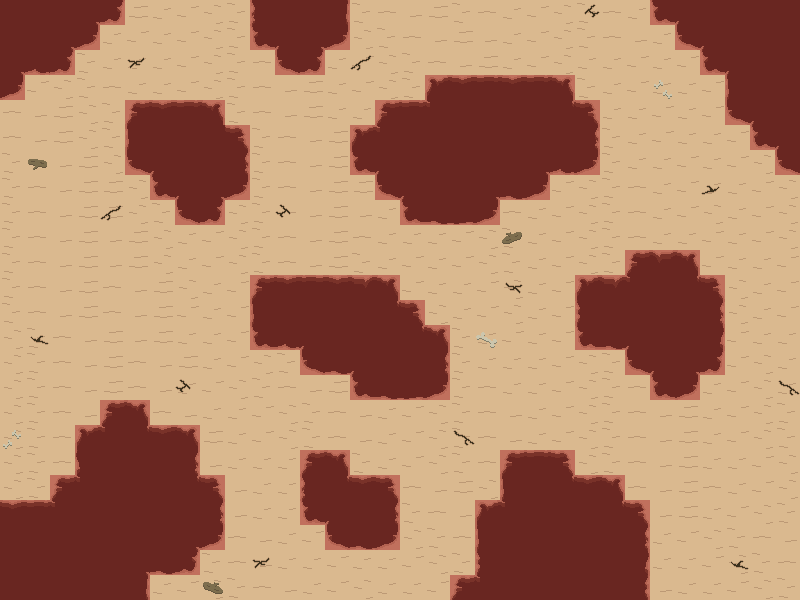

The image is a tile-based game level rendered from a .tmx file. Its description and complete source (layers, tilesets, objects, tile grids) follow:
An orthogonal 32x24 tile map with 25x25 px tiles, 3 tile layers (desertLayer, decorLayer, collisionLayer), 3 tilesets and 2 objects (2x tut).

<map version="1.5" tiledversion="1.6.0" orientation="orthogonal" renderorder="right-down" width="32" height="24" tilewidth="25" tileheight="25" infinite="0" nextlayerid="5" nextobjectid="3">
 <tileset firstgid="1" name="tm_collision" tilewidth="25" tileheight="25" tilecount="1" columns="1">
  <image source="tm_collision.png" width="25" height="25" />
 </tileset>
 <tileset firstgid="2" name="ts_decor" tilewidth="25" tileheight="25" tilecount="16" columns="4">
  <image source="ts_decor.png" width="100" height="100" />
 </tileset>
 <tileset firstgid="18" name="ts_desert" tilewidth="25" tileheight="25" tilecount="48" columns="8">
  <image source="ts_desert.png" width="200" height="150" />
 </tileset>
 <layer id="1" name="desertLayer" width="32" height="24">
  <data encoding="csv">
44,44,44,47,2147483707,24,18,19,20,21,2147483693,44,44,2147483691,21,22,23,24,21,22,18,19,20,21,22,18,59,46,44,44,44,44,
44,44,47,61,18,19,18,19,20,21,59,46,47,61,20,21,22,23,24,23,18,19,20,21,22,23,18,2147483709,46,44,44,44,
47,60,2147483707,21,18,18,18,19,20,21,22,2147483709,2147483707,18,19,20,21,22,23,24,18,19,20,18,18,19,18,19,59,46,44,44,
61,19,20,21,22,18,18,19,20,21,22,23,24,18,19,20,21,2147483685,30,31,30,31,37,21,18,19,18,18,19,43,44,44,
22,23,24,20,21,35,30,31,37,21,22,23,24,18,18,35,31,38,44,44,44,44,39,2147483683,18,18,19,18,19,2147483709,46,44,
22,23,24,20,21,43,44,44,44,2147483683,21,22,23,24,2147483685,38,44,44,44,44,44,44,44,45,21,18,19,18,18,19,59,46,
21,22,23,24,20,2147483709,46,44,44,45,21,22,23,24,59,46,44,44,44,44,44,47,60,61,21,18,18,19,18,19,20,2147483709,
21,22,23,24,24,20,59,46,47,61,21,22,23,24,24,2147483709,46,44,44,47,32,61,19,20,21,22,18,19,18,18,19,20,
21,22,23,24,24,20,21,2147483709,2147483707,20,21,22,23,24,23,18,59,32,33,61,22,18,19,20,21,22,18,19,20,18,19,20,
21,22,23,24,23,24,20,18,19,20,21,22,23,24,22,18,18,18,19,20,21,18,19,20,21,22,18,18,19,18,19,20,
21,22,23,24,23,24,20,18,19,20,21,22,23,24,21,18,19,18,19,20,21,18,19,20,21,35,2147483684,37,19,18,18,19,
21,22,23,24,22,23,24,20,18,19,35,30,2147483679,2147483678,36,37,19,18,18,19,20,18,19,2147483685,36,38,44,39,2147483683,20,18,19,
21,22,23,24,22,23,24,19,18,19,43,44,44,44,44,39,2147483683,20,18,19,20,18,19,51,44,44,44,44,45,20,18,19,
20,21,22,23,24,23,24,18,18,19,59,60,46,44,44,44,39,37,21,18,19,18,19,59,32,46,44,44,53,19,18,18,
20,21,22,23,24,22,23,24,18,19,20,21,2147483709,32,46,44,44,45,21,18,18,18,19,20,21,2147483709,46,47,2147483707,19,20,18,
20,21,22,23,24,22,23,18,19,20,21,22,23,24,59,32,33,61,21,22,18,18,19,20,21,22,59,61,18,19,20,18,
20,21,22,23,35,37,22,23,18,18,19,20,21,22,23,18,19,20,21,22,23,18,19,20,21,22,23,24,18,19,20,21,
20,21,22,2147483685,38,39,30,37,24,18,19,20,21,22,23,18,19,20,21,22,23,18,19,20,21,22,23,24,18,19,20,21,
20,21,22,2147483701,44,44,44,45,23,18,18,18,35,37,21,18,19,20,21,22,35,31,2147483683,20,21,22,23,24,18,18,19,20,
20,21,35,38,44,44,44,39,2147483683,23,18,18,2147483693,39,30,2147483683,22,23,24,20,43,44,39,30,37,22,23,24,22,18,19,20,
30,31,38,44,44,44,44,44,45,23,18,18,59,46,44,45,21,22,23,2147483685,38,44,44,44,39,2147483683,23,24,18,19,20,21,
44,44,44,44,44,44,44,47,61,22,23,18,19,2147483709,32,61,20,21,22,43,44,44,44,44,44,45,18,19,20,21,22,23,
44,44,44,44,44,47,32,2147483707,21,22,23,18,18,19,18,18,19,20,21,51,44,44,44,44,44,53,18,18,19,20,21,22,
44,44,44,44,44,2147483691,18,19,20,21,22,23,18,19,20,18,18,19,35,38,44,44,44,44,44,2147483699,23,18,18,19,20,21
</data>
 </layer>
 <layer id="2" name="decorLayer" width="32" height="24">
  <data encoding="csv">
0,0,0,0,0,0,0,0,0,0,0,0,0,0,0,0,0,0,0,0,0,0,0,5,0,0,0,0,0,0,0,0,
0,0,0,0,0,0,0,0,0,0,0,0,0,0,0,0,0,0,0,0,0,0,0,0,0,0,0,0,0,0,0,0,
0,0,0,0,0,2147483651,0,0,0,0,0,0,0,0,2147483652,0,0,0,0,0,0,0,0,0,0,0,0,0,0,0,0,0,
0,0,0,0,0,0,0,0,0,0,0,0,0,0,0,0,0,0,0,0,0,0,0,0,0,0,13,0,0,0,0,0,
0,0,0,0,0,0,0,0,0,0,0,0,0,0,0,0,0,0,0,0,0,0,0,0,0,0,0,0,0,0,0,0,
0,0,0,0,0,0,0,0,0,0,0,0,0,0,0,0,0,0,0,0,0,0,0,0,0,0,0,0,0,0,0,0,
0,7,0,0,0,0,0,0,0,0,0,0,0,0,0,0,0,0,0,0,0,0,0,0,0,0,0,0,0,0,0,0,
0,0,0,0,0,0,0,0,0,0,0,0,0,0,0,0,0,0,0,0,0,0,0,0,0,0,0,0,2147483650,0,0,0,
0,0,0,0,2147483652,0,0,0,0,0,0,2147483653,0,0,0,0,0,0,0,0,0,0,0,0,0,0,0,0,0,0,0,0,
0,0,0,0,0,0,0,0,0,0,0,0,0,0,0,0,0,0,0,0,8,0,0,0,0,0,0,0,0,0,0,0,
0,0,0,0,0,0,0,0,0,0,0,0,0,0,0,0,0,0,0,0,0,0,0,0,0,0,0,0,0,0,0,0,
0,0,0,0,0,0,0,0,0,0,0,0,0,0,0,0,0,0,0,0,3,0,0,0,0,0,0,0,0,0,0,0,
0,0,0,0,0,0,0,0,0,0,0,0,0,0,0,0,0,0,0,0,0,0,0,0,0,0,0,0,0,0,0,0,
0,2,0,0,0,0,0,0,0,0,0,0,0,0,0,0,0,0,0,12,0,0,0,0,0,0,0,0,0,0,0,0,
0,0,0,0,0,0,0,0,0,0,0,0,0,0,0,0,0,0,0,0,0,0,0,0,0,0,0,0,0,0,0,0,
0,0,0,0,0,0,0,2147483653,0,0,0,0,0,0,0,0,0,0,0,0,0,0,0,0,0,0,0,0,0,0,0,4,
0,0,0,0,0,0,0,0,0,0,0,0,0,0,0,0,0,0,0,0,0,0,0,0,0,0,0,0,0,0,0,0,
2147483661,0,0,0,0,0,0,0,0,0,0,0,0,0,0,0,0,0,4,0,0,0,0,0,0,0,0,0,0,0,0,0,
0,0,0,0,0,0,0,0,0,0,0,0,0,0,0,0,0,0,0,0,0,0,0,0,0,0,0,0,0,0,0,0,
0,0,0,0,0,0,0,0,0,0,0,0,0,0,0,0,0,0,0,0,0,0,0,0,0,0,0,0,0,0,0,0,
0,0,0,0,0,0,0,0,0,0,0,0,0,0,0,0,0,0,0,0,0,0,0,0,0,0,0,0,0,0,0,0,
0,0,0,0,0,0,0,0,0,0,0,0,0,0,0,0,0,0,0,0,0,0,0,0,0,0,0,0,0,0,0,0,
0,0,0,0,0,0,0,0,0,0,2147483651,0,0,0,0,0,0,0,0,0,0,0,0,0,0,0,0,0,0,2,0,0,
0,0,0,0,0,0,0,0,2147483656,0,0,0,0,0,0,0,0,0,0,0,0,0,0,0,0,0,0,0,0,0,0,0
</data>
 </layer>
 <layer id="3" name="collisionLayer" width="32" height="24">
  <data encoding="csv">
1,1,1,1,1,0,0,0,0,0,1,1,1,1,0,0,0,0,0,0,0,0,0,0,0,0,1,1,1,1,1,1,
1,1,1,1,0,0,0,0,0,0,1,1,1,1,0,0,0,0,0,0,0,0,0,0,0,0,0,1,1,1,1,1,
1,1,1,0,0,0,0,0,0,0,0,1,1,0,0,0,0,0,0,0,0,0,0,0,0,0,0,0,1,1,1,1,
1,0,0,0,0,0,0,0,0,0,0,0,0,0,0,0,0,1,1,1,1,1,1,0,0,0,0,0,0,1,1,1,
0,0,0,0,0,1,1,1,1,0,0,0,0,0,0,1,1,1,1,1,1,1,1,1,0,0,0,0,0,1,1,1,
0,0,0,0,0,1,1,1,1,1,0,0,0,0,1,1,1,1,1,1,1,1,1,1,0,0,0,0,0,0,1,1,
0,0,0,0,0,1,1,1,1,1,0,0,0,0,1,1,1,1,1,1,1,1,1,1,0,0,0,0,0,0,0,1,
0,0,0,0,0,0,1,1,1,1,0,0,0,0,0,1,1,1,1,1,1,1,0,0,0,0,0,0,0,0,0,0,
0,0,0,0,0,0,0,1,1,0,0,0,0,0,0,0,1,1,1,1,0,0,0,0,0,0,0,0,0,0,0,0,
0,0,0,0,0,0,0,0,0,0,0,0,0,0,0,0,0,0,0,0,0,0,0,0,0,0,0,0,0,0,0,0,
0,0,0,0,0,0,0,0,0,0,0,0,0,0,0,0,0,0,0,0,0,0,0,0,0,1,1,1,0,0,0,0,
0,0,0,0,0,0,0,0,0,0,1,1,1,1,1,1,0,0,0,0,0,0,0,1,1,1,1,1,1,0,0,0,
0,0,0,0,0,0,0,0,0,0,1,1,1,1,1,1,1,0,0,0,0,0,0,1,1,1,1,1,1,0,0,0,
0,0,0,0,0,0,0,0,0,0,1,1,1,1,1,1,1,1,0,0,0,0,0,1,1,1,1,1,1,0,0,0,
0,0,0,0,0,0,0,0,0,0,0,0,1,1,1,1,1,1,0,0,0,0,0,0,0,1,1,1,1,0,0,0,
0,0,0,0,0,0,0,0,0,0,0,0,0,0,1,1,1,1,0,0,0,0,0,0,0,0,1,1,0,0,0,0,
0,0,0,0,1,1,0,0,0,0,0,0,0,0,0,0,0,0,0,0,0,0,0,0,0,0,0,0,0,0,0,0,
0,0,0,1,1,1,1,1,0,0,0,0,0,0,0,0,0,0,0,0,0,0,0,0,0,0,0,0,0,0,0,0,
0,0,0,1,1,1,1,1,0,0,0,0,1,1,0,0,0,0,0,0,1,1,1,0,0,0,0,0,0,0,0,0,
0,0,1,1,1,1,1,1,1,0,0,0,1,1,1,1,0,0,0,0,1,1,1,1,1,0,0,0,0,0,0,0,
1,1,1,1,1,1,1,1,1,0,0,0,1,1,1,1,0,0,0,1,1,1,1,1,1,1,0,0,0,0,0,0,
1,1,1,1,1,1,1,1,1,0,0,0,0,1,1,1,0,0,0,1,1,1,1,1,1,1,0,0,0,0,0,0,
1,1,1,1,1,1,1,1,0,0,0,0,0,0,0,0,0,0,0,1,1,1,1,1,1,1,0,0,0,0,0,0,
1,1,1,1,1,1,0,0,0,0,0,0,0,0,0,0,0,0,1,1,1,1,1,1,1,1,0,0,0,0,0,0
</data>
 </layer>
 <objectgroup id="4" name="objectsLayer">
  <object id="1" name="tut" x="500" y="25">
   <point />
  </object>
  <object id="2" name="tut" x="275" y="550">
   <point />
  </object>
 </objectgroup>
</map>